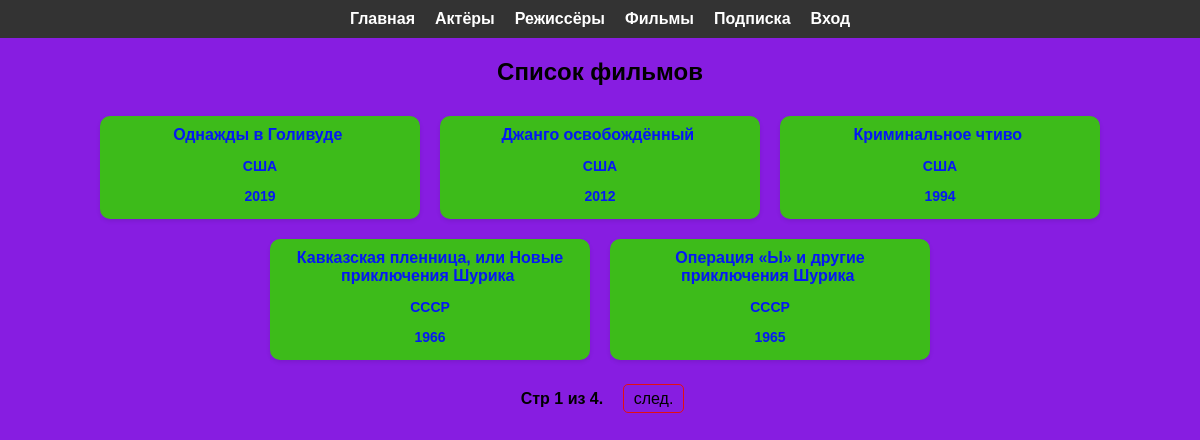
The page /kino/all/ on the database its author committed.
### catalog/models.py (models this page shows, shortened)
class Kino(models.Model):
    title = models.CharField(max_length=50, verbose_name='Название')
    gener = models.ForeignKey(Gener, on_delete=models.SET_NULL, null=True)
    director = models.ForeignKey(Director, on_delete=models.SET_NULL, null=True)
    country = models.ForeignKey(Country, on_delete=models.SET_NULL, null=True)
    year = models.IntegerField(verbose_name='год выхода')
    actors = models.ManyToManyField(Actor, verbose_name='Актёры')
    podpiska = models.ForeignKey(Podpiska, on_delete=models.SET_NULL, null=True)
    image = models.URLField(verbose_name='Постер', blank=True)
    opisanie  = models.TextField(max_length=50000, verbose_name='Описание')
    treler = models.URLField(verbose_name='Трейлер', blank=True, null=True)
    def displayAct(self):
        res = ''
        for one in self.actors.all():
            res += one.last_name + ', '
        return res
    displayAct.short_description = 'Актёры'
    def getAbsUrl(self):  # функция создать уникальную ссылку, в данном случае для фильмов
        return reverse('infokino', args=[self.id])

class Country(models.Model):
    name = models.CharField(max_length=50, verbose_name='Страна')
    def __str__(self):
        return self.name

### catalog/views.py (the view)
# urls.py: path('kino/all/', views.kinolist.as_view(), name='allkino'),
class kinolist(generic.ListView):
    model = Kino
    paginate_by = 5

### templates/catalog/kino_list.html (shortened to what this page needs)
{% extends 'index.html' %}
{% load static %}
{% block head %}
    <link rel="stylesheet" href="{% static 'kinos_list.css' %}">
    <link rel="stylesheet" href="{% static 'index.css' %}">
{% endblock head %}
{% block content %}
    <h2>Список фильмов</h2>
    <ul class="card">
        {% for one in kino_list %}
            <li class="card">
                <a href="{{ one.getAbsUrl }}" class="card">{{ one.title }}
                    <p class="card">{{ one.country }}</p>
                    <p class="card">{{ one.year }}</p>
                </a>
            </li>
        {% endfor %}
    </ul>
        {% if is_paginated %}
    <div class="pagination">
    <span class="step-links">
            <span class="current">
                Стр {{ page_obj.number }} из {{ page_obj.paginator.num_pages }}.
    </span>
            {% if page_obj.has_next %}
    <a href="?page={{ page_obj.next_page_number }}">след.</a>
            {% endif %}
    </span>
    </div>
    {% endif %}
{% endblock content %}

### templates/index.html (shortened to what this page needs)
<!DOCTYPE html>
{% load static %}
<html lang="en">
<head>
    {% block head %}{% endblock head %}
</head>
<body>
    {% block menu %}
        <div class="menu">
            <a href="{% url 'home' %}">Главная</a>
            <a href="{% url 'allactor' %}">Актёры</a>
            <a href="{% url 'alldirector' %}">Режиссёры</a>
            <a href="{% url 'allkino' %}">Фильмы</a>
            {% if user.username %}
                <a href="{% url 'podpiska' user.id %}">Личный кабинет</a>
            {% else %}
                <a href="{% url 'podpiska' 0 %}">Подписка</a>
            {% endif %}
            {% if not user.username %}
                <a href="{% url 'login' %}">Вход</a>
            {% else %}
                <a href="{% url 'logout' %}?next={% url 'login' %}">Выход</a>
            {% endif %}
        </div>
    {% endblock menu %}
    {% block content %}{% endblock content %}
</body>
</html>

### catalog/static/kinos_list.css (style rules this page uses)
body { font-family: Arial, sans-serif; margin: 0; padding: 0; background-color: #871de1; }
h2 { text-align: center; }
ul { display: flex; flex-wrap: wrap; list-style: none; justify-content: center; padding: 0; }
li { width: 300px; margin: 10px; padding: 10px; border-radius: 10px; box-shadow: 0px 2px 4px rgba(0, 0, 0, 0.1); text-align: center; background-color: #3dbb1a; transition: all 0.3s ease; }
li a { text-decoration: none; color: #0418f5; font-weight: bold; margin-bottom: 10px; }
li p { margin-bottom: 5px; font-size: 14px; }
.pagination { display: flex; justify-content: center; align-items: center; margin-top: 20px; }
.step-links a { color: #000; text-decoration: none; padding: 5px 10px; margin: 0 5px; border: 1px solid #e31010; border-radius: 5px; }
.current { font-weight: bold; margin: 0 10px; }

### catalog/static/index.css (style rules this page uses)
body { font-family: Arial, sans-serif; margin: 0; padding: 0; }
.menu { background-color: #333; display: flex; justify-content: center; padding: 10px; }
.menu a { color: #fff; text-decoration: none; margin: 0 10px; font-weight: bold; }

### rows shown on the page
Kino: title "Однажды в Голивуде", country "США", year "2019"
Kino: title "Джанго освобождённый", country "США", year "2012"
Kino: title "Криминальное чтиво", country "США", year "1994"
Kino: title "Кавказская пленница, или Новые приключения Шурика", country "СССР", year "1966"
Kino: title "Операция «Ы» и другие приключения Шурика", country "СССР", year "1965"

### other values the page prints
{{ page_obj.number }} "1"
{{ page_obj.paginator.num_pages }} "4"
